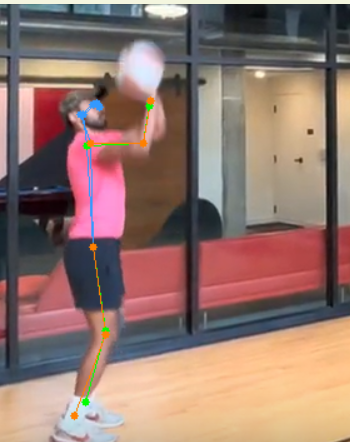
#> input picture mmpose_images/2point_left_good_mmpose.png, 350 x 442 px; its folder holds only this picture in this run
$ python ML_baller.py
#> lines starting #> are read from the running program, lines starting #| are printed output that depends on the picture
# Conducted a research project looked into tracking correct basketball shooting form.
# We collected different shooting forms from different areas on a court and ran ML models to gauge whether the shooting form was good or not.
# Preprocessing of basketball shooting images using pose detection tools (MMPose)
# Extracted features from images using HOG, LBP, and Gabor
# We utilized Python and Python ML libraries (scikit learn) for the ML models.

import os
import cv2
import numpy as np
from sklearn.model_selection import LeaveOneGroupOut, cross_val_score, KFold, cross_val_predict
from sklearn.svm import SVC
from sklearn.metrics import accuracy_score
from skimage.feature import hog
from skimage.feature import local_binary_pattern
from skimage.feature import graycomatrix
from skimage.feature import graycoprops
from skimage.filters import gabor
from skimage.color import rgb2gray
from sklearn.preprocessing import StandardScaler

# Function to load and preprocess images
def load_images_from_folder(folder):
#> called with folder = 'mmpose_images'
    images = []
    for filename in os.listdir(folder):
        img = cv2.imread(os.path.join(folder, filename), cv2.IMREAD_GRAYSCALE)
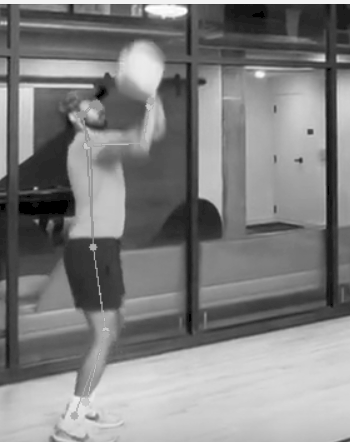
#> img: shape (442, 350); min 0, max 255, mean 129.4
        if img is not None:
            # Resize the image to a fixed size
            img = cv2.resize(img, (100, 100))
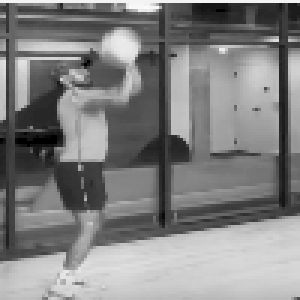
#> img: shape (100, 100) (shown 3 times larger); min 0, max 251, mean 129.5
            images.append(img)
    return images

# Load and preprocess data
data = []
labels = []
participants = []

for participant_folder in os.listdir('mmpose_images'):
    participant_path = 'mmpose_images'
    gesture_path = participant_path
    images = load_images_from_folder(gesture_path)
#> images = 1 item
    data.extend(images)
    # print(gesture_folder.split("_")[1])

    participants.extend([participant_folder] * len(images))

for participant in participants:
    if("good" in participant):
        labels.append(1)
    else:
        labels.append(0)
#> this loop made 1 pass
#> participant on pass 1: '2point_left_good_mmpose.png'
#> after the loop, labels = [1]


data = np.array(data)
labels = np.array(labels)
participants = np.array(participants)


# Feature extraction
hog_features = []
lbp_features = []
gabor_features = []

for img in data:
    # Histogram of Oriented Gradients (HOG) feature extraction
    hog_feat = hog(img, orientations=8, pixels_per_cell=(16, 16), cells_per_block=(1, 1), visualize=False)
    hog_features.append(hog_feat)

    # Local Binary Patterns (LBP) feature extraction
    lbp_feat = local_binary_pattern(img, P=8, R=1, method='uniform')
    lbp_hist, _ = np.histogram(lbp_feat.ravel(), bins=np.arange(0, 10), range=(0, 10))
    lbp_features.append(lbp_hist)


    # Gabor feature extraction
    gabor_feats, _ = gabor(img, frequency=0.6)  # Extract only real parts, discard imaginary parts
    gabor_energy = np.mean(gabor_feats ** 2, axis=(0, 1)).ravel()  # Calculate energy of the Gabor response
    gabor_features.append(gabor_energy)
#> this loop made 1 pass
#> (lbp_hist, gabor_energy) on pass 1: ([277, 807, 409, 1071, 2510, 1714, 575, 801, 1836], [78.66])
#> pass 1, `lbp_feat = local_binary_pattern(img, P=8, R=1, method='uniform')`:
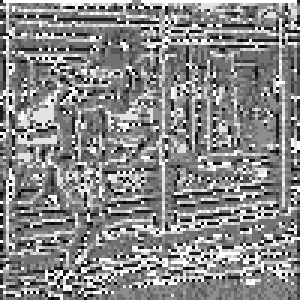
#> lbp_feat: shape (100, 100) float64 (shown 3 times larger); min 0, max 9, mean 4.82; drawn with min black and max white
#> pass 1, `gabor_feats, _ = gabor(img, frequency=0.6)`:
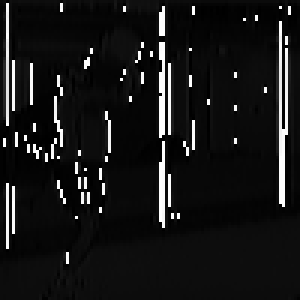
#> gabor_feats: shape (100, 100) (shown 3 times larger); min 0, max 255, mean 22.9
#> after the loop, gabor_features = [[78.66]]; hog_features = 1 item; lbp_features = [[277, 807, 409, 1071, 2510, 1714, 575, 801, 1836]]

# Combine features
hog_features = np.array(hog_features)
lbp_features = np.array(lbp_features)

gabor_features = np.array(gabor_features)
#> gabor_features = [78.66]

# Normalize feature vectors for other methods
scaler_lbp = StandardScaler()
lbp_features_normalized = scaler_lbp.fit_transform(lbp_features)


scaler_gabor = StandardScaler()
gabor_features_normalized = scaler_gabor.fit_transform(gabor_features)
#> gabor_features_normalized = [0]

# Ensure lengths match after feature extraction
assert len(hog_features) == len(lbp_features)  == len(gabor_features) == len(labels) == len(participants)

# Stack normalized feature arrays horizontally
features = np.hstack((hog_features, lbp_features_normalized,gabor_features_normalized))

print(len(participants))
#| 1
print(len(features))
#| 1
print(len(labels))
#| 1

from sklearn.metrics import precision_score, recall_score

# Define classifiers
svm_classifier = SVC(kernel='linear')

# Leave-One-Participant-Out cross-validation
logo = LeaveOneGroupOut()
y_true = labels
#> y_true = [1]
#> (the run stopped early here; a loop or call above may not have finished)

$ run again, on mmpose_images/2point_middle_good_mmpose.png
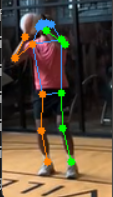
#> input picture mmpose_images/2point_middle_good_mmpose.png, 113 x 197 px
#> images = 1 item
#> the loop `for participant in participants:` made 1 pass
#> participant on pass 1: '2point_middle_good_mmpose.png'
#> after the loop `for participant in participants:`: labels = [1]
#> the loop `for img in data:` made 1 pass
#> (lbp_hist, gabor_energy) on pass 1: ([234, 800, 361, 1127, 2030, 1701, 505, 697, 2545], [43.03])
#> pass 1, `lbp_feat = local_binary_pattern(img, P=8, R=1, method='uniform')`:
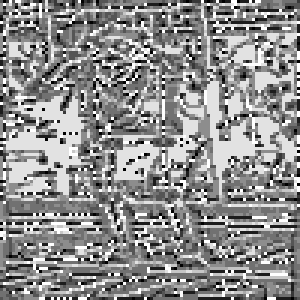
#> lbp_feat: shape (100, 100) float64 (shown 3 times larger); min 0, max 9, mean 5.06; drawn with min black and max white
#> pass 1, `gabor_feats, _ = gabor(img, frequency=0.6)`:
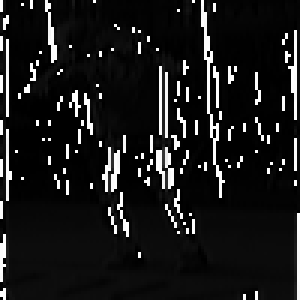
#> gabor_feats: shape (100, 100) (shown 3 times larger); min 0, max 255, mean 25.9
#> after the loop `for img in data:`: gabor_features = [[43.03]]; hog_features = 1 item; lbp_features = [[234, 800, 361, 1127, 2030, 1701, 505, 697, 2545]]
#> `gabor_features = np.array(gabor_features)`: gabor_features = [43.03]
#> gabor_features_normalized = [0]
#| 1
#| 1
#| 1
#> y_true = [1]

$ run again, on mmpose_images/2point_middle_left_mmpose.png
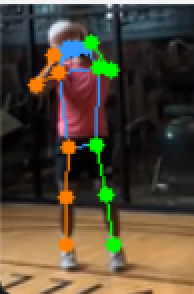
#> input picture mmpose_images/2point_middle_left_mmpose.png, 97 x 147 px (shown 2 times larger)
#> images = 1 item
#> the loop `for participant in participants:` made 1 pass
#> participant on pass 1: '2point_middle_left_mmpose.png'
#> after the loop `for participant in participants:`: labels = [0]
#> the loop `for img in data:` made 1 pass
#> (lbp_hist, gabor_energy) on pass 1: ([170, 701, 368, 1111, 2373, 1800, 463, 620, 2394], [37.36])
#> pass 1, `lbp_feat = local_binary_pattern(img, P=8, R=1, method='uniform')`:
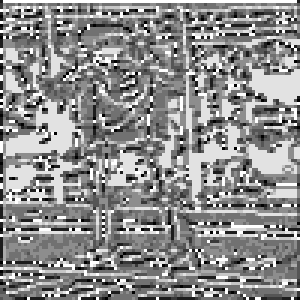
#> lbp_feat: shape (100, 100) float64 (shown 3 times larger); min 0, max 9, mean 5.03; drawn with min black and max white
#> pass 1, `gabor_feats, _ = gabor(img, frequency=0.6)`:
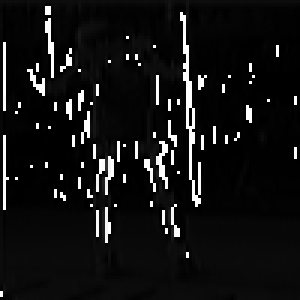
#> gabor_feats: shape (100, 100) (shown 3 times larger); min 0, max 255, mean 18.9
#> after the loop `for img in data:`: gabor_features = [[37.36]]; hog_features = 1 item; lbp_features = [[170, 701, 368, 1111, 2373, 1800, 463, 620, 2394]]
#> `gabor_features = np.array(gabor_features)`: gabor_features = [37.36]
#> gabor_features_normalized = [0]
#| 1
#| 1
#| 1

$ run again, on mmpose_images/2point_middle_long_mmpose.png
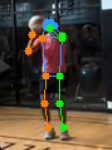
#> input picture mmpose_images/2point_middle_long_mmpose.png, 112 x 150 px
#> images = 1 item
#> the loop `for participant in participants:` made 1 pass
#> participant on pass 1: '2point_middle_long_mmpose.png'
#> after the loop `for participant in participants:`: labels = [0]
#> the loop `for img in data:` made 1 pass
#> (lbp_hist, gabor_energy) on pass 1: ([183, 670, 362, 1270, 2285, 1904, 534, 622, 2170], [34.42])
#> pass 1, `lbp_feat = local_binary_pattern(img, P=8, R=1, method='uniform')`:
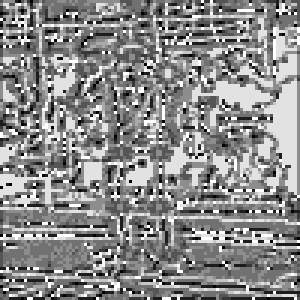
#> lbp_feat: shape (100, 100) float64 (shown 3 times larger); min 0, max 9, mean 4.94; drawn with min black and max white
#> pass 1, `gabor_feats, _ = gabor(img, frequency=0.6)`:
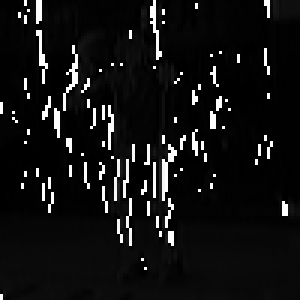
#> gabor_feats: shape (100, 100) (shown 3 times larger); min 0, max 255, mean 18.2
#> after the loop `for img in data:`: gabor_features = [[34.42]]; hog_features = 1 item; lbp_features = [[183, 670, 362, 1270, 2285, 1904, 534, 622, 2170]]
#> `gabor_features = np.array(gabor_features)`: gabor_features = [34.42]
#> gabor_features_normalized = [0]
#| 1
#| 1
#| 1

$ run again, on mmpose_images/2point_left_long_mmpose.png
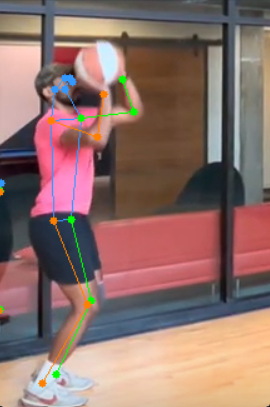
#> input picture mmpose_images/2point_left_long_mmpose.png, 270 x 407 px
#> images = 1 item
#> the loop `for participant in participants:` made 1 pass
#> participant on pass 1: '2point_left_long_mmpose.png'
#> after the loop `for participant in participants:`: labels = [0]
#> the loop `for img in data:` made 1 pass
#> (lbp_hist, gabor_energy) on pass 1: ([299, 832, 334, 1089, 2415, 1813, 487, 839, 1892], [72.97])
#> pass 1, `gabor_feats, _ = gabor(img, frequency=0.6)`:
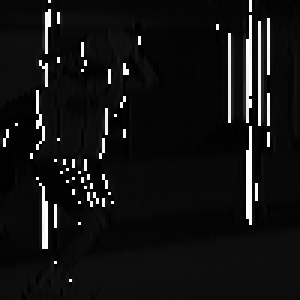
#> gabor_feats: shape (100, 100) (shown 3 times larger); min 0, max 255, mean 18.8
#> after the loop `for img in data:`: gabor_features = [[72.97]]; hog_features = 1 item; lbp_features = [[299, 832, 334, 1089, 2415, 1813, 487, 839, 1892]]
#> `gabor_features = np.array(gabor_features)`: gabor_features = [72.97]
#> gabor_features_normalized = [0]
#| 1
#| 1
#| 1
